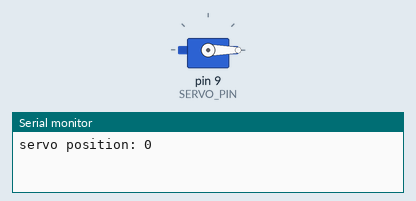
This sketch was run on a simulated Arduino Uno, built with avr-gcc and run on an emulated ATmega328P. On the bench: servo, the last lines printed to the serial monitor.

Above: at 0.05 s.
At 4.45 s:
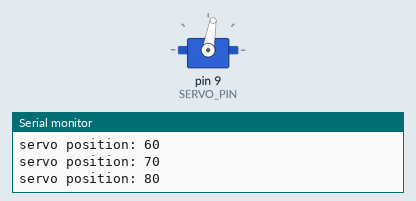
At 8.95 s:
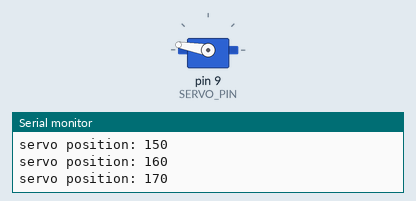
At 17.95 s:
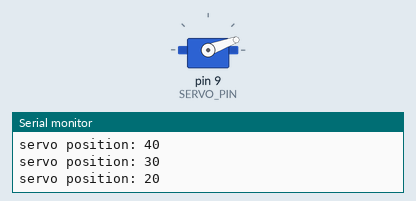
Timing chart, 0 to 24.7 s (numbered marks = the images above):
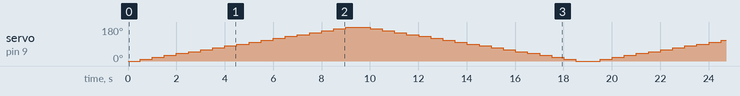

The sketch:

sketch.ino
```cpp
#include<Arduino.h>
#include<Servo.h>

#define SERVO_PIN 9 // pin connected to the servo

Servo myServo;  // Create a Servo object

void setup() {
  // put your setup code here, to run once:
  myServo.attach(SERVO_PIN); // Attach the servo to pin 9
  Serial.begin(9600);
}

void loop() {
  // put your main code here, to run repeatedly:
  for (int pos = 0; pos <= 180; pos += 10){ // move from 0 to 180 degress
  myServo.write(pos);
  Serial.print("servo position: ");
  Serial.println(pos);
  delay(500);
  }

  for(int pos = 180; pos >= 0; pos -= 10){  // Move from 180 to 0 degress
  myServo.write(pos);
  Serial.print("servo position: ");
  Serial.println(pos);
  delay(500);
  }
}
```
